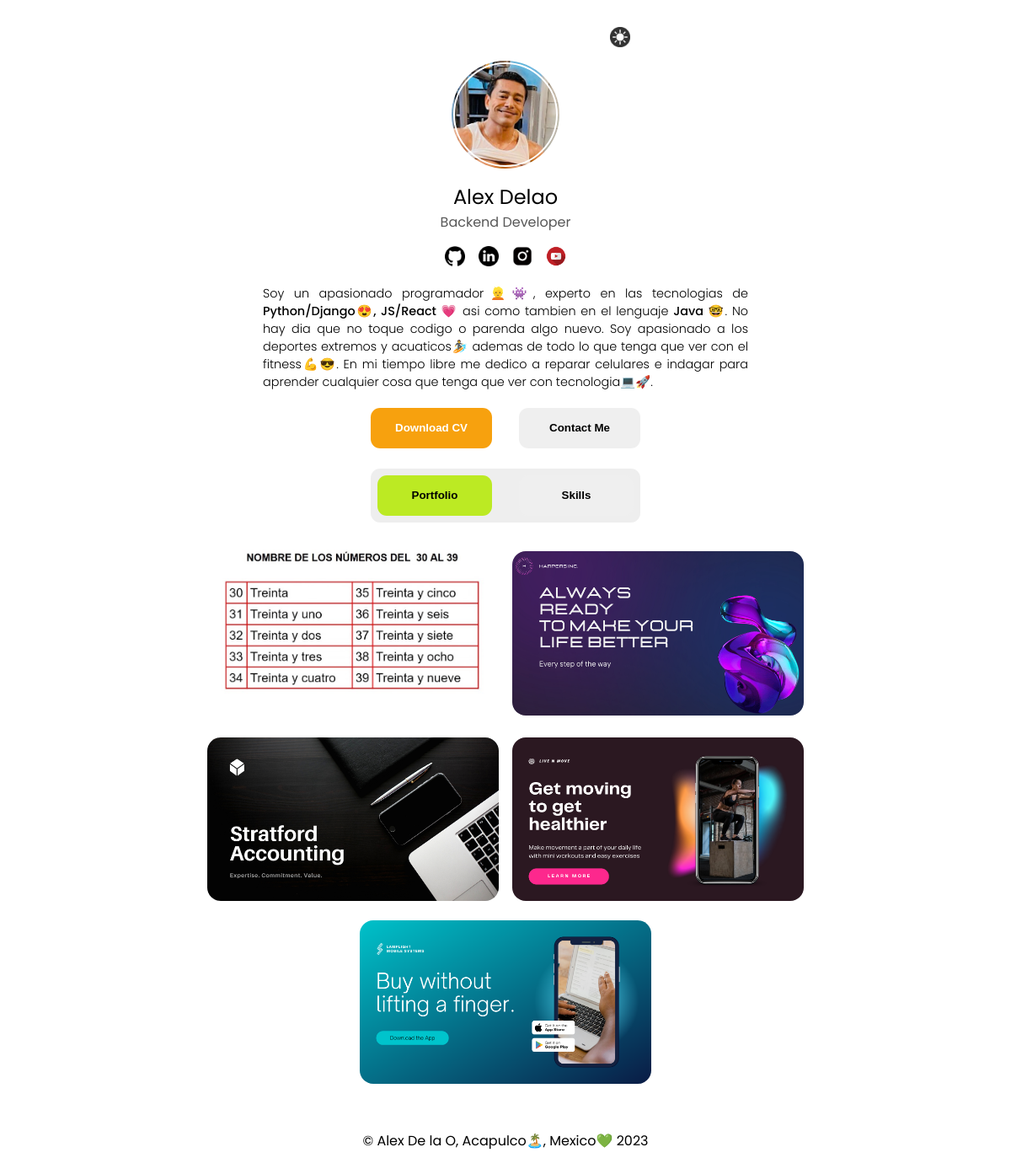
The page / on the database its author committed.
### core/models.py (models this page shows, shortened)
class Profile(models.Model):
    avatar = models.ImageField(upload_to=custom_upload_to, null=True, blank=True)
    name = models.CharField('Nombre', max_length=50)
    bio = models.CharField('bio', max_length=50)
    about = models.TextField('Acerca de mi', null=True, blank=True)
    cv = models.FileField('CV', upload_to='cvs', max_length=100, null=True, blank=True)
    email = models.EmailField('Correo electronico', max_length=254, null=True, blank=True)
    class Meta:
        verbose_name = 'Mi perfil'

### portfolio/models.py (models this page shows, shortened)
class Project(models.Model):
    title = models.CharField('Titulo', max_length=200)
    description = models.TextField('Descripcion')
    image = models.ImageField(upload_to='projects', null=True, blank=True)
    link = models.URLField('Enlace', max_length=200)
    created = models.DateTimeField(auto_now_add=True)
    updated = models.DateTimeField(auto_now=True)
    class Meta:
        verbose_name = "proyecto"
        verbose_name_plural = "proyectos"
        ordering = ["-created"]

### core/views.py (the view)
# urls.py: path('', home, name='hero'),
def home(request):
    profile = Profile.objects.all()[0]
    front = Skill.objects.filter(category__slug = 'frontend')
    back = Skill.objects.filter(category__slug = 'backend')
    projects = Project.objects.all()
    return render(request, "core/home.html", {'profile':profile, 'front':front, 'back':back, 'projects':projects} )

### core/templates/core/home.html (shortened to what this page needs)
{% extends 'core/base.html' %}
{% load static %}
{% block home %}
<section class="hero">
    <img
      id="toggleTheme"
      class="theme-btn"
      src="{% static 'core/images/theme_light.png' %}"
      alt="theme icon"
    />
    <div class="hero-pic">
      <div class="inner-circle"></div>
      {% if profile.avatar %}
          <img src="{{profile.avatar.url}}" alt="{{profile.name}}">
          {% else %}
          <img src="{% static 'core/images/no-avatar.jpg' %}" alt="{{profile.name}}"/>
     {% endif %}
    </div>
    <div class="hero-info">
      <h1>{{profile.name}}</h1>
      <h2>{{profile.bio}}</h2>
      <div class="logo-container">
        <a href="https://github.com/alexdelao"
          ><img src="{% static 'core/images/github_light.png' %}" target="_blank" alt="github logo"
        /></a>
        <a href="https://linkedin.com/in/alexdelao"
          ><img src="{% static 'core/images/linkedin_light.png' %}" target="_blank" alt="linkedin logo"
        /></a>
        <a href="https://instagram.com/4lexdelao"
          ><img src="{% static 'core/images/insta_light.png' %}" target="_blank" alt="insta logo"
        /></a>
        <a href="https://youtube.com/"
          ><img src="{% static 'core/images/youtube_light.png' %}" target="_blank" alt="youtube logo"
        /></a>
      </div>
    </div>
  </section>
  <section class="experience">
        <h2>{{profile.about|safe}}</h2>
</section>
<section class="cta">
    <a href="{{profile.cv.url}}" download>
        <button class="btn download-btn">Download CV</button>
    </a>
    <a href="mailto:{{profile.email}}"><button class="btn contact-btn">Contact Me</button></a>
</section>
<section class="portfolio-skills">
    <div class="btn-bg">
        <button class="btn-2 active-btn" id="portfolio-btn">Portfolio</button>
        <button class="btn-2" id="skills-btn">Skills</button>
    </div>
</section>
<section class="portfolio" id="portfolio">
{% for project in projects %}
<div class="wrapper project-wrapper">
  <a href="{{project.link}}" target="_blank"><img src="{{project.image.url}}" alt="{{project.title}}" /></a>
</div>
{% endfor %}
</section>
<footer>
<p>&copy Alex De la O, Acapulco&#127965;&#65039;, Mexico&#128154; {% now "Y" %}</p>
</footer>
{% endblock home %}

### core/templates/core/base.html (shortened to what this page needs)
<!DOCTYPE html>
<html lang="es">
{% load static %}
<head>
    <link rel="stylesheet" href="{% static 'core/styles.css' %}" />
</head>
<body>
    {% block home %}
    {% endblock home %}
</body>
</html>

### core/static/core/styles.css (style rules this page uses)
:root { --primary-font: "Poppins", sans-serif; --primary-bg-color: #ffffff; --primary-text-color: #000000; --secondary-color: #575757; --btn-bg-color: #f7a10e; --cta-hover-color: #bc821f; --btn-bg-light: #eeeeee; --dark-primary-bg-color: #222222; --dark-primary-text-color: #ffffff; --dark-secondary-color: #828282; --dark-btn-bg-color: #2fe51e; --dark-cta-hover-color: #169227; --dark-btn-bg-light: #eeeeee; }
body { margin: 0; font-family: var(--primary-font, "Arial, sans-serif"); background-color: var(--primary-bg-color); color: var(--primary-text-color); }
.theme-btn { position: relative; left: 8.5rem; }
h1, h2, h3, p { margin: 0; cursor: default; }
article, footer, .hero, .logo-container, .experience, .cta, .portfolio-skills, .btn-bg, .portfolio, .skills { display: flex; }
.hero, .portfolio, .skills { flex-direction: column; }
.hero, .btn-bg, .portfolio, .skills { align-items: center; }
.hero, .experience, .wrapper { text-align: center; }
article, .hero, .logo-container, .portfolio, .skills { gap: 1rem; }
.hero-pic { width: 8rem; height: 8rem; border-radius: 50%; overflow: hidden; position: relative; }
.inner-circle { content: ""; position: absolute; top: 0.1rem; left: 0.1rem; bottom: 0.1rem; right: 0.1rem; border-radius: 50%; border: 0.18rem solid var(--primary-bg-color); z-index: 1; }
.hero-pic img, .wrapper img { width: 100%; }
.hero-pic img { height: 100%; object-fit: cover; object-position: top 0.4rem right -1.3rem; transform: scale(1.9); }
.hero-info h1, h2 { font-weight: 400; }
article p, .hero-info h2 { color: var(--secondary-color); }
.hero-info h2 { font-size: 1rem; margin: 0 0 1rem 0; }
footer, .logo-container, .experience, .cta, .portfolio-skills, .btn-bg { justify-content: center; }
.theme-btn, .logo-container a, .logo-container img { height: 1.5rem; }
.experience { margin: auto; margin-top: 1.4rem; max-width: 40rem; text-align: justify; }
.experience b { font-weight: 500; }
.experience h2 { width: 90%; font-weight: 300; font-size: 0.9rem; }
.cta { margin-top: 1.2rem; }
.cta, .btn-bg { gap: 2rem; }
.btn, .btn-2, .btn-bg { border-radius: 0.7rem; border: none; }
.btn, .btn-2, .btn-bg, .wrapper h3 { font-weight: 600; }
.btn, .btn-2, .btn-bg, .wrapper, .project-wrapper { transition: transform 0.3s cubic-bezier(0.175, 0.885, 0.32, 1.275), background-color 0.3s ease, color 0.3s ease; }
.theme-btn, .download-btn:hover, .contact-btn:hover, .btn-2:hover, .wrapper img:hover { cursor: pointer; }
.contact-btn:hover, .download-btn { background-color: var(--btn-bg-color); color: white; }
.btn-2:hover, .active-btn { background-color: rgb(188, 234, 35); }
.btn, .btn-2 { height: 3rem; }
.btn { width: 9rem; }
.btn-2 { width: 8.5rem; }
.download-btn { transition: background-color 0.3s ease; }
.portfolio-skills { height: 4rem; margin-top: 1.5rem; position: relative; }
.btn-bg, .wrapper { width: 20rem; }
article p, .btn-bg { background-color: var(--btn-bg-light); }
.hero, .portfolio, .skills { margin-top: 2rem; }
.wrapper img { border-radius: 1rem; }
footer { margin: 3rem 0; }
@media screen and (min-width: 900px) { .skills, .portfolio { flex-direction: row; width: 45rem; } }
@media screen and (min-width: 900px) { .portfolio { margin: 2rem auto; flex-wrap: wrap; justify-content: center; } }
@media screen and (min-width: 900px) { .wrapper { width: calc(48%); flex: none; } }

### rows shown on the page
Profile: avatar (picture), name "Alex Delao", bio "Backend Developer", about "Soy un apasionado programador👱👾, experto en las tecnologias de Python/Django😍, JS/React 💗 asi como tambien en el lenguaje Java 🤓 . No hay dia que no toque codigo o parenda algo nuevo. Soy apasionado a los deportes extremos y acuaticos🏄 ademas de todo lo que tenga que ver con el fitness💪😎. En mi tiempo libre me dedico a reparar celulares e indagar para aprender cualquier cosa que tenga que ver con tecnologia💻🚀."
Project: image (picture)
Project: image (picture)
Project: image (picture)
Project: image (picture)
Project: image (picture)
